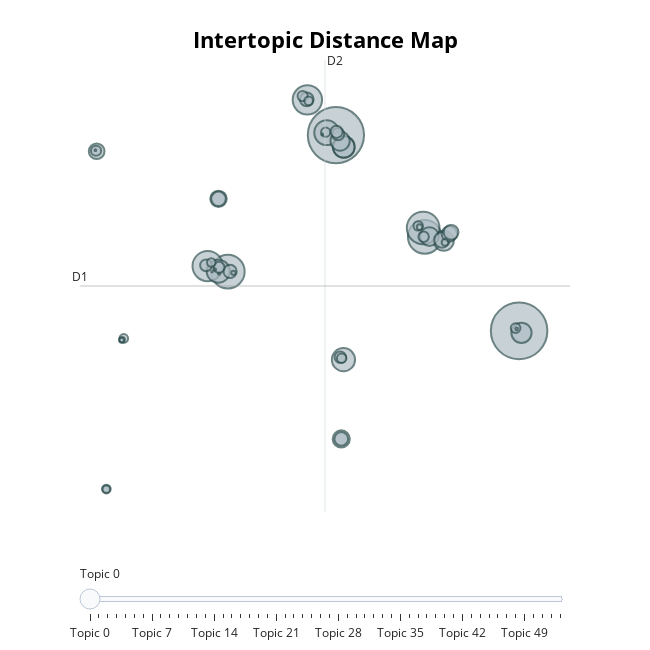

Notebook code cell kept with this figure:
### Code cell
model_trained.visualize_topics()
